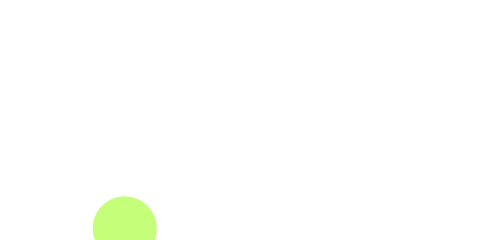
Frame 1 (no input)
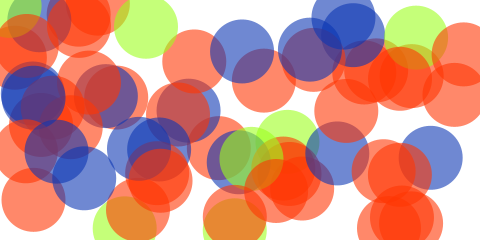
Frame 60 (the mouse pressed at the canvas centre just before this capture)
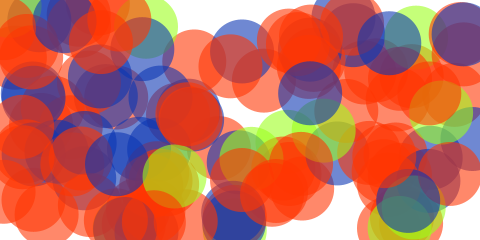
Frame 120 (the mouse held since frame 60 and released just before this capture)

The Processing sketch that drew these frames (run headless with seeded random() and noise(); from frame 60 on, the mouse is pressed at the canvas centre):

// Processing sketch: example_13_03_probability
// ── example_13_03_probability.pde
// Learning Processing
// Daniel Shiffman
// http://www.learningprocessing.com

// Example 13-3: Probabilities

void setup() {
  size(480, 240);
  background(255);
  noStroke();
}

void draw() {

  // Probabilities for 3 different cases
  // These need to add up to 100%!
  float red_prob = 0.60;   // 60% chance of red color
  float green_prob = 0.10; // 10% chance of green color
  float blue_prob = 0.30;  // 30% chance of blue color

  // Pick a random number between 0 and 1
  float num = random(1);  

  // If random number is less than .6
  if (num < red_prob) {
    fill(255, 53, 2, 150);
    // If random number is between .6 and .7
  } else if (num < green_prob + red_prob) {
    fill(156, 255, 28, 150);
    // All other cases (i.e. between .7 and 1.0)
  } else {
    fill(10, 52, 178, 150);
  }

  // Draw ellipse
  ellipse(random(width), random(height), 64, 64);
}
